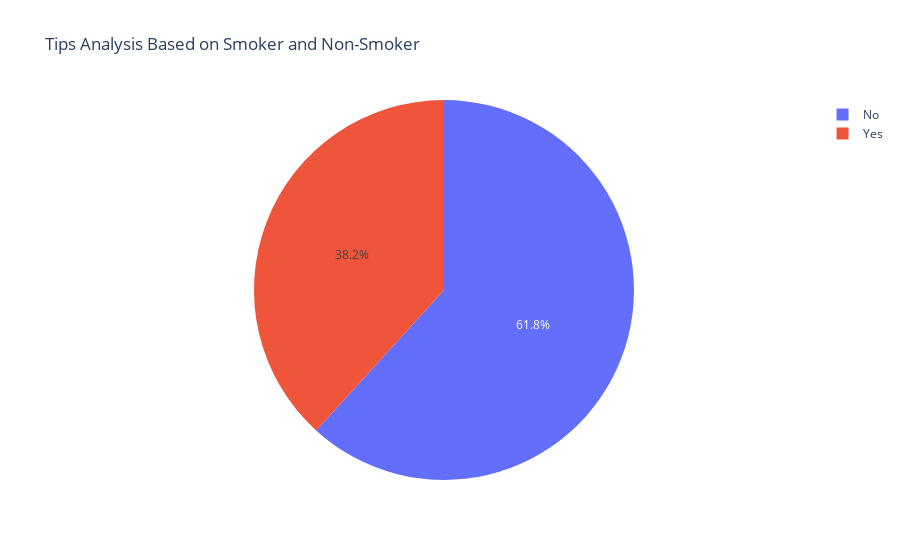

Notebook source saved alongside this figure:
### Markdown cell above
**Q8: Tips analysis based on smoker and non-smoker**

### Code cell
tips_by_smoker = data.groupby('smoker')['tip'].sum()
print("Total tips by smokers and non-smokers:")
print(tips_by_smoker)
fig = px.pie(names=tips_by_smoker.index, values=tips_by_smoker.values, title='Tips Analysis Based on Smoker and Non-Smoker')
# Show the plot
fig.show()

### Figure 1 — Plotly figure (JSON) as saved in the notebook; plotly's stock layout.template omitted (floating-point values rounded to 4 significant figures)
{"data": [{"domain": {"x": [0, 1], "y": [0, 1]}, "hovertemplate": "label=%{label}<br>value=%{value}<extra></extra>", "labels": ["No", "Yes"], "legendgroup": "", "name": "", "showlegend": true, "type": "pie", "values": [451.8, 279.8]}], "layout": {"legend": {"tracegroupgap": 0}, "title": {"text": "Tips Analysis Based on Smoker and Non-Smoker"}}}
